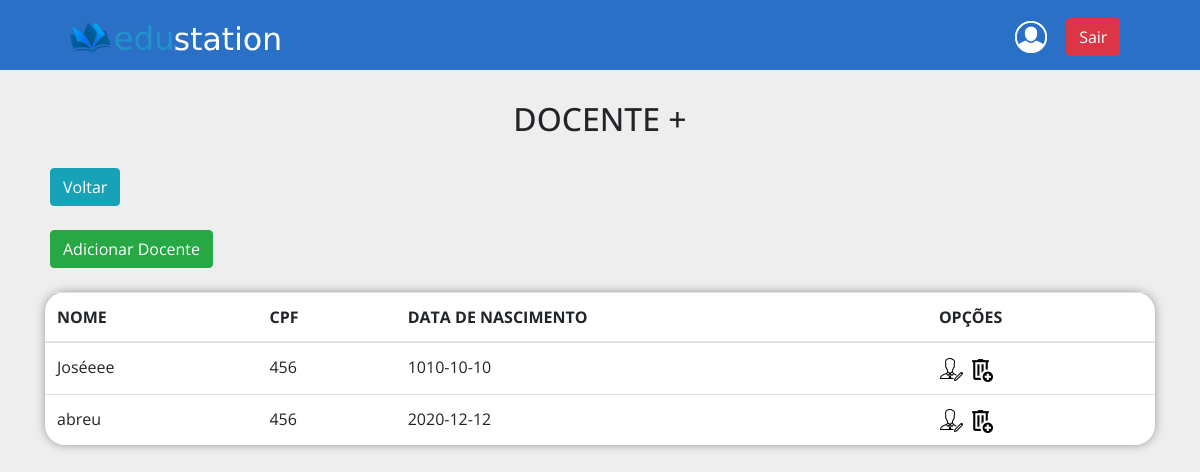
/getAllDocente.php (signed in), run on the app's committed database.
### tables this page shows
CREATE TABLE `docente` (
  `id` int(11) NOT NULL,
  `tname` varchar(255) NOT NULL,
  `cpf` varchar(13) NOT NULL,
  `date_nasc` date NOT NULL,
  `email` varchar(255) NOT NULL
);

### classes/UsersDocentes.php (called while the page is built, shortened)
<?php
class UsersDocentes
{
    public function getAllDocente()
    {
        global $pdo;
        $array = array();
        $sql = $pdo->query("SELECT * FROM docente");
        if ($sql->rowCount() > 0) {
            $array = $sql->fetchAll();
        }
        return $array;
    }
}

### getAllDocente.php (the view, shortened to what this page needs)
<?php
require __DIR__ . "/pages/header.php";
?>
<h1 class="title">DOCENTE +</h1>
<a href="index.php"><button type="button" class="style btn btn-info">Voltar</button></a> <br><br>
<a href="registerDocente.php"><button type="button" class="style btn btn-success">Adicionar Docente</button></a> <br><br>
<div class="container">
    <table class="table table-hover">
        <thead>
        <tr>
            <th scope="col">NOME</th>
            <th scope="col">CPF</th>
            <th scope="col">DATA DE NASCIMENTO</th>
            <th scope="col">OPÇÕES</th>
        </tr>
        </thead>
        <tbody>
    <?php
    require __DIR__ . "/classes/UsersDocentes.php";
    $user = new UsersDocentes();
    $docentes = $user->getAllDocente();
    foreach ($docentes as $docente):
        ?>
        <tr>
            <td><?= $docente['tname'];?></td>
            <td><?= $docente['cpf'];?></td>
            <td><?= $docente['date_nasc'];?></td>
            <td>
                <a href="alterInfoDocente.php?id=<?php echo $docente['id']; ?>">
                    <img src="assets/images/editar.png" alt="Editar" title="Editar" width="25px" height="auto">
                </a>
                <a href="deleteDocente.php?id=<?php echo $docente['id']; ?>">
                    <img src="assets/images/lixeira.png" alt="Excluir" title="Excluir" width="25px" height="auto">
                </a>
            </td>
        </tr>
    <?php endforeach; ?>
        </tbody>
</table>
</div>
<?php
require __DIR__ . "/pages/footer.php";
?>

### assets/css/style.css (style rules this page uses)
.title { margin-top: 30px; margin-bottom: 30px; font-size: 2em; text-align: center; }
table { background-color: #fff; border-radius: 20px; box-shadow: 0px 0px 10px #999; }
a .style { margin-left: 50px; }

### data on the page
docente: tname "Joséeee", cpf "456", date_nasc "1010-10-10"
docente: tname "abreu", cpf "456", date_nasc "2020-12-12"
